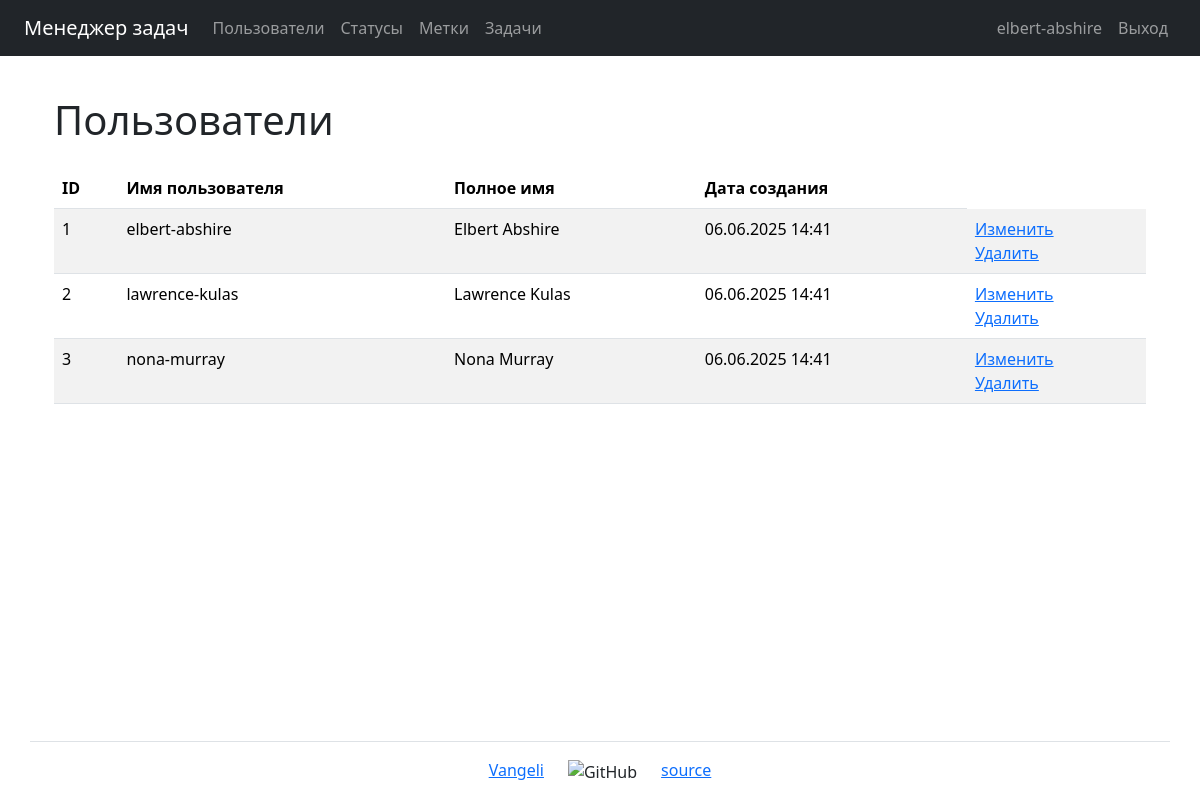
Screenshot of /users/ (signed in) with the database file from the repository.
### task_manager/users/models.py (models this page shows, shortened)
class User(AbstractUser):
    first_name = models.CharField(max_length=150)
    last_name = models.CharField(max_length=150)

### task_manager/users/views.py (the view)
# urls.py: path("", UsersListView.as_view(), name="users"),
class UsersListView(ListView):
    template_name = "users/users.html"
    model = User
    context_object_name = "users"
    def get_context_data(self, **kwargs):
        context = super().get_context_data(**kwargs)
        context["title"] = _("Users")
        return context

### task_manager/templates/users/users.html (shortened to what this page needs)
{% extends "base.html" %}
{% load i18n %}
{% block content %}
    <div class="container wrapper flex-grow-1">
        <h1 class="my-4">
            {% trans 'Users' %}
        </h1>
        <table class="table table-striped">
            <thead>
            <tr>
                <th>{% trans 'ID' %}</th>
                <th>{% trans 'Username' %}</th>
                <th>{% trans 'Fullname' %}</th>
                <th>{% trans 'Created At' %}</th>
            </tr>
            </thead>
            <tbody>
            {% if users %}
                {% for user in users %}
                    <tr>
                        <td> {{ user.id }} </td>
                        <td>{{ user.username }}</td>
                        <td>{{ user.first_name }} {{ user.last_name }}</td>
                        <td>{{ user.date_joined|date:"d.m.Y H:i" }}</td>
                        <td>
                            <a href="{% url 'user_update' user.id %}">{% trans 'Edit' %}</a>
                            <br>
                            <a href="{% url 'user_delete' user.id %}">{% trans 'Delete' %}</a>
                        </td>
                    </tr>
                {% endfor %}
            {% endif %}
        </table>
    </div>
{% endblock %}

### task_manager/templates/nav_bar.html (shortened to what this page needs)
{% load i18n %}
<nav class="navbar navbar-expand-md navbar-dark bg-dark mb-3">
    <div class="container-fluid px-4">
        <a class="navbar-brand"
           href="{% url 'home' %}">{% trans "Task manager" %}</a>
        <div class="collapse navbar-collapse" id="navbarToggleExternalContent">
            <ul class="navbar-nav me-auto">
                <li class="nav-item">
                    <a class="nav-link"
                       href="{% url 'users' %}">{% trans "Users" %}</a>
                </li>
                {% if user.is_authenticated %}
                    <li class="nav-item">
                        <a class="nav-link" href="{% url 'statuses' %}">{% trans "Statuses" %}</a>
                    </li>
                    <li class="nav-item">
                        <a class="nav-link" href="{% url 'labels' %}">{% trans "Labels" %}</a>
                    </li>
                    <li class="nav-item">
                        <a class="nav-link" href="{% url 'tasks' %}">{% trans "Tasks" %}</a>
                    </li>
                {% endif %}
            </ul>
            <ul class="navbar-nav">
                {% if user.is_authenticated %}
                    <li class="nav-item">
                        <a class="nav-link" href="#">{{ user.username }}</a>
                    </li>
                    <li class="nav-item">
                        <form action="{% url 'logout' %}" method="POST">
                            <button type="submit" class="nav-link">
                                {% trans "Log Out" %}
                            </button>
                        </form>
                    </li>
                {% endif %}
            </ul>
        </div>
    </div>
</nav>

### rows the page displays
User: username "elbert-abshire", id "1", first_name "Elbert", last_name "Abshire", date_joined "06.06.2025 14:41"
User: id "2", username "lawrence-kulas", first_name "Lawrence", last_name "Kulas", date_joined "06.06.2025 14:41"
User: id "3", username "nona-murray", first_name "Nona", last_name "Murray", date_joined "06.06.2025 14:41"
